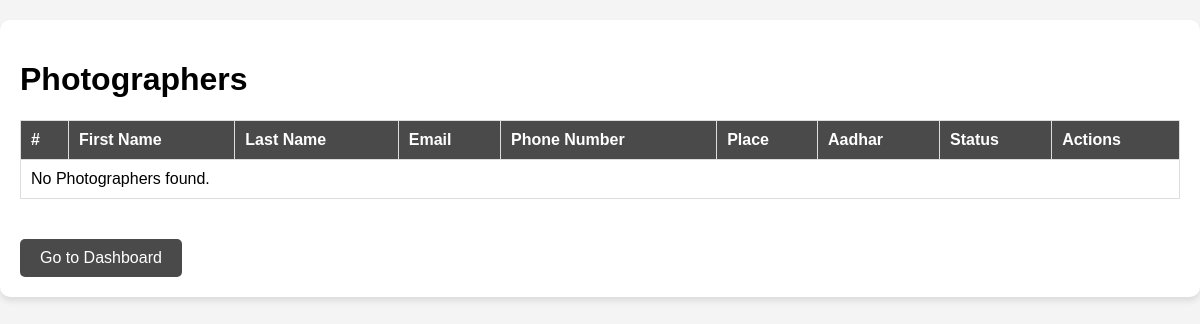
Before: /photographers-list/ with the older database file.
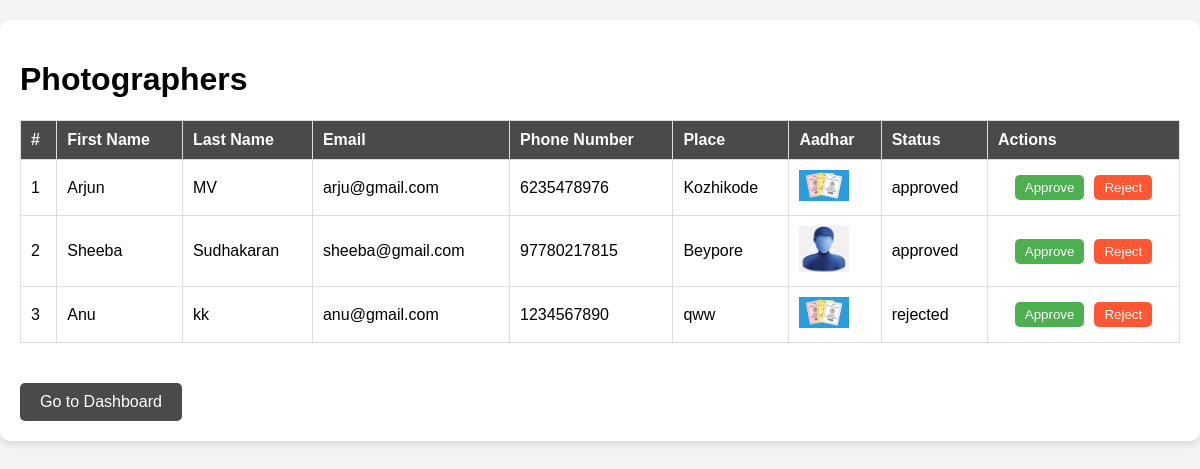
After: the same page with the newer database file.
### pixconnectapp/models.py (models this page shows, shortened)
class PhotomanDetails(models.Model):
    user = models.OneToOneField(settings.AUTH_USER_MODEL, on_delete=models.CASCADE)
    first_name = models.CharField(max_length=50)
    last_name = models.CharField(max_length=50)
    email = models.EmailField()
    phone_number = models.CharField(max_length=15)
    aadhar_image = models.ImageField(upload_to='aadhar_images/')
    place = models.CharField(max_length=100)
    status = models.CharField(max_length=20, default='pending')

### pixconnectapp/views.py (the view)
# urls.py: path('photographers-list/', views.photographers_list, name='photographers_list'),
def photographers_list(request):
    photographers_list = PhotomanDetails.objects.all()
    return render(request, 'photographers_list.html', {'photographers_list': photographers_list})

### templates/photographers_list.html (shortened to what this page needs)
<!DOCTYPE html>
<html lang="en">
<head>
    <link rel="stylesheet" href="https://cdnjs.cloudflare.com/ajax/libs/font-awesome/5.15.4/css/all.min.css">
</head>
<body>
    <div class="container">
        <h1>Photographers</h1>
        <table>
            <thead>
                <tr>
                    <th>#</th>
                    <th>First Name</th>
                    <th>Last Name</th>
                    <th>Email</th>
                    <th>Phone Number</th>
                    <th>Place</th>
                    <th>Aadhar</th>
                    <th>Status</th>
                    <th>Actions</th>
                </tr>
            </thead>
            <tbody>
                {% for photographer in photographers_list %}
                <tr>
                    <td>{{ forloop.counter }}</td>
                    <td>{{ photographer.first_name }}</td>
                    <td>{{ photographer.last_name }}</td>
                    <td>{{ photographer.email }}</td>
                    <td>{{ photographer.phone_number }}</td>
                    <td>{{ photographer.place }}</td>
                    <td><img src="{{ photographer.aadhar_image.url }}" alt="Aadhar" width="50"></td>
                    <td>{{ photographer.status }}</td>
                    <td>
                        <div class="actions">
                            <a href="{% url 'approve_photographer' photographer.id %}">
                                <button class="btn approve-btn">Approve</button>
                            </a>
                            <a href="{% url 'reject_photographer' photographer.id %}">
                                <button class="btn reject-btn">Reject</button>
                            </a>
                        </div>
                    </td>
                </tr>
                {% empty %}
                <tr>
                    <td colspan="12">No Photographers found.</td>
                </tr>
                {% endfor %}
            </tbody>
        </table>
         <a href="{% url 'admin_dashboard' %}" class="dashboard-btn">Go to Dashboard</a>
    </div>
</body>
</html>

### templates/photographers_list.html (style rules this page uses)
body { font-family: Arial, sans-serif; margin: 0; padding: 0; background-color: #f4f4f4; }
.container { max-width: 1200px; margin: 20px auto; padding: 20px; background: white; border-radius: 10px; box-shadow: 0px 4px 6px rgba(0, 0, 0, 0.1); }
table { width: 100%; border-collapse: collapse; margin-bottom: 20px; }
th, td { padding: 10px; text-align: left; border: 1px solid #ddd; }
th { background-color: #4A4A4A; color: white; }
.actions { display: flex; justify-content: center; gap: 10px; }
.btn { padding: 5px 10px; border: none; border-radius: 5px; cursor: pointer; }
.approve-btn { background-color: #4CAF50; color: white; }
.reject-btn { background-color: #FF5733; color: white; }
.dashboard-btn { background-color: #4A4A4A; color: white; padding: 10px 20px; border-radius: 5px; text-decoration: none; display: inline-block; margin-top: 20px; font-size: 16px; }

Changed rows visible on the page:
added PhotomanDetails: first_name "Arjun", last_name "MV", email "arju@gmail.com", phone_number "6235478976", place "Kozhikode", aadhar_image (picture), status "approved"
added PhotomanDetails: first_name "Sheeba", last_name "Sudhakaran", email "sheeba@gmail.com", phone_number "97780217815", place "Beypore", aadhar_image (picture), status "approved"
added PhotomanDetails: first_name "Anu", last_name "kk", email "anu@gmail.com", phone_number "1234567890", place "qww", aadhar_image (picture), status "rejected"
Other visible differences:
text no longer shown: "No Photographers found."
